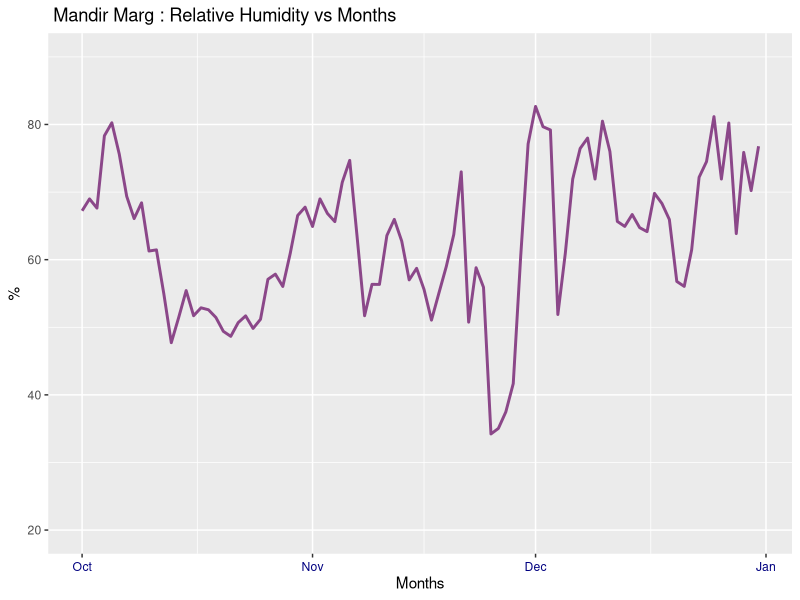
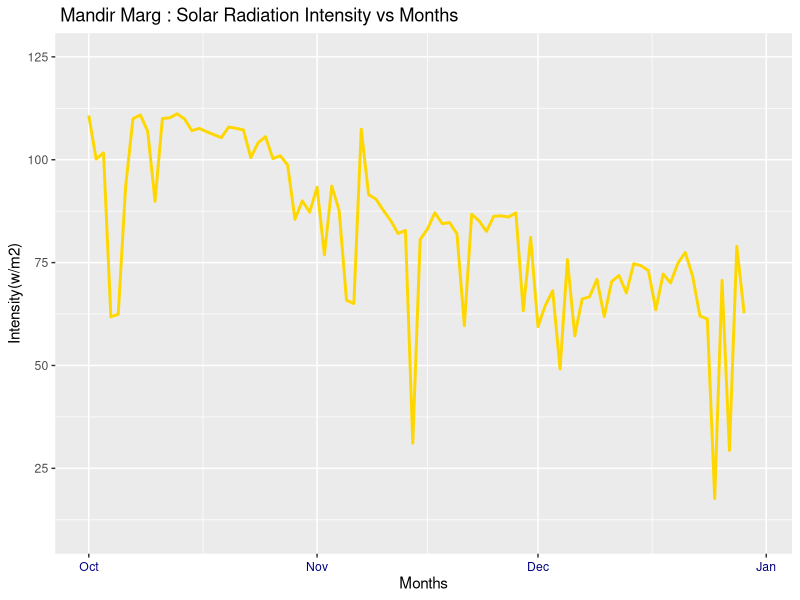
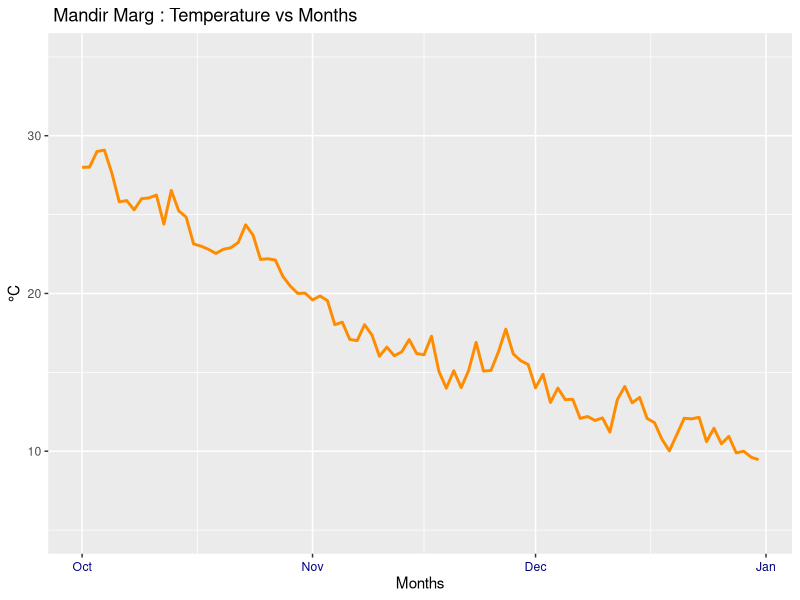
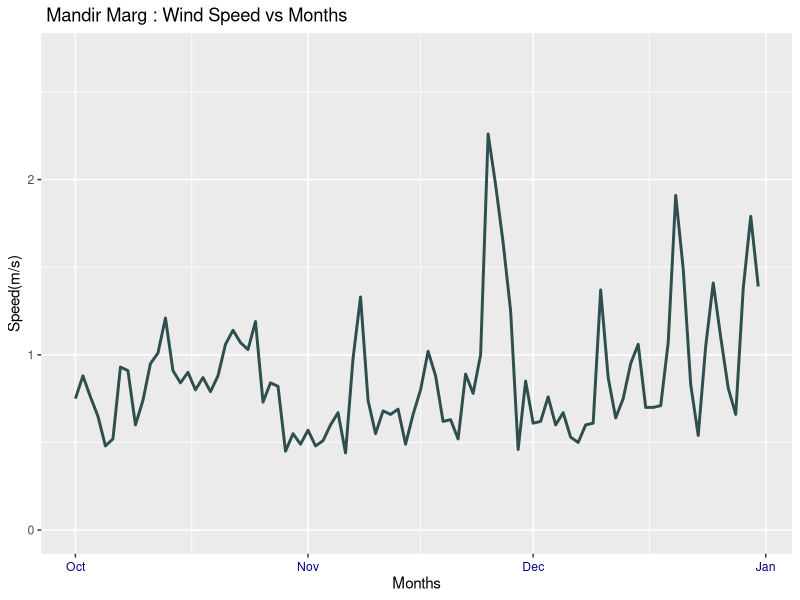

These figures' R source, in order: (Note: this script raises an error after producing the figures.)
#Set Working Directory
path<-"~/Desktop/IT NSIT/6th sem/Project/Data Science/Mandir Marg/Meterological/Data Sets"
setwd(path)

#RELATIVE HUMIDITY
#Load Datasets
rhmg <- read.csv("rhMandirMarg.csv")
attach(rhmg)

#Initiate the libraries 
library("lubridate")
library("plyr")
library("ggplot2")


#Data Exploration
dim(rhmg)
str(rhmg)

#Check For Missing Values
table(is.na(rhmg))


#Get Summary of all Variables
summary(rhmg)


#date manipulation, for changing the date format
rhmg$Date<- as.Date(rhmg$Date,format = "%d/%m/%Y")
month(as.POSIXlt(rhmg$Date, format="%Y/%m/%d"))
Months<- as.factor(month(as.POSIXlt(rhmg$Date, formast="%Y/%m/%d")))
Months<-mapvalues(Months, from = c(10,11,12), to = c("Oct","Nov","Dec"))
levels(Months)

# Add a new Variable called "Months"
rhmg <- cbind(rhmg,Months)


ggplot(rhmg,aes(rhmg$Date,rhmg$Concentration))+ geom_line(size = 1,show.legend = FALSE,color="orchid4") + xlab("Months") + ylab("%") + ggtitle(" Mandir Marg : Relative Humidity vs Months ") + theme(axis.text.x = element_text(angle = 0, vjust = 0.5, color = "navy"))+ ylim(20,90)

detach(rhmg)
#rm(list = ls())

#SOLAR RADIATION
#Load Datasets
srmg <- read.csv("srMandirMarg.csv")
attach(srmg)


#Data Exploration
dim(srmg)
str(srmg)

#Check For Missing Values
table(is.na(srmg))


#Get Summary of all Variables
summary(srmg)


#date manipulation, for changing the date format
srmg$Date<- as.Date(srmg$Date,format = "%d/%m/%Y")
month(as.POSIXlt(srmg$Date, format="%Y/%m/%d"))
Months<- as.factor(month(as.POSIXlt(srmg$Date, formast="%Y/%m/%d")))
Months<-mapvalues(Months, from = c(10,11,12), to = c("Oct","Nov","Dec"))
levels(Months)

# Add a new Variable called "Months"
srmg <- cbind(srmg,Months)


ggplot(srmg,aes(srmg$Date,srmg$Concentration))+ geom_line(size = 1,show.legend = FALSE,color="gold") + xlab("Months") + ylab("Intensity(w/m2)") + ggtitle(" Mandir Marg : Solar Radiation Intensity vs Months ") + theme(axis.text.x = element_text(angle = 0, vjust = 0.5, color = "navy"))+ ylim(10,125)



detach(srmg)
#rm(list = ls())

#TEMPERATURE
#Load Datasets
tmg <- read.csv("tempMandirMarg.csv")
attach(tmg)


#Data Exploration
dim(tmg)
str(tmg)

#Check For Missing Values
table(is.na(tmg))


#Get Summary of all Variables
summary(tmg)


#date manipulation, for changing the date format
tmg$Date<- as.Date(tmg$Date,format = "%d/%m/%Y")
month(as.POSIXlt(tmg$Date, format="%Y/%m/%d"))
Months<- as.factor(month(as.POSIXlt(tmg$Date, formast="%Y/%m/%d")))
Months<-mapvalues(Months, from = c(10,11,12), to = c("Oct","Nov","Dec"))
levels(Months)

# Add a new Variable called "Months"
tmg <- cbind(tmg,Months)


ggplot(tmg,aes(Date,Concentration))+ geom_line(size = 1,show.legend = FALSE,color="darkorange") + xlab("Months") + ylab("°C") + ggtitle(" Mandir Marg : Temperature vs Months ") + theme(axis.text.x = element_text(angle = 0, vjust = 0.5, color = "navy"))+ ylim(5,35)

detach(tmg)
#rm(list = ls())

#WINDSPEED
#Load Datasets
wsmg <- read.csv("wsMandirMarg.csv")
attach(wsmg)


#Data Exploration
dim(wsmg)
str(wsmg)

#Check For Missing Values
table(is.na(wsmg))


#Get Summary of all Variables
summary(wsmg)


#date manipulation, for changing the date format
wsmg$Date<- as.Date(wsmg$Date,format = "%d/%m/%Y")
month(as.POSIXlt(wsmg$Date, format="%Y/%m/%d"))
Months<- as.factor(month(as.POSIXlt(wsmg$Date, formast="%Y/%m/%d")))
Months<-mapvalues(Months, from = c(10,11,12), to = c("Oct","Nov","Dec"))
levels(Months)

# Add a new Variable called "Months"
wsmg <- cbind(wsmg,Months)


ggplot(wsmg,aes(wsmg$Date,wsmg$Concentration))+ geom_line(size = 1,show.legend = FALSE,color="darkslategray") + xlab("Months") + ylab("Speed(m/s)") + ggtitle(" Mandir Marg : Wind Speed vs Months ") + theme(axis.text.x = element_text(angle = 0, vjust = 0.5, color = "navy"))+ ylim(0,2.7)

detach(wsmg)
#rm(list = ls())

#COMBINING THE GRAPHS ...
combi <- read.csv("allFactorsCombined.csv")
attach(combi)
combi$Date<- as.Date(combi$Date,format = "%d/%m/%Y")
month(as.POSIXlt(combi$Date, format="%Y/%m/%d"))
Months<- as.factor(month(as.POSIXlt(combi$Date, formast="%Y/%m/%d")))
Months<-mapvalues(Months, from = c(10,11,12), to = c("Oct","Nov","Dec"))
levels(Months)
library(grid)
library(reshape2)
mt <- melt(combi, id = "Date", measure = c("sr", "rh","temp"))
p1<-ggplot(mt, aes(x=mt$Date, y=value, colour = variable)) +ggtitle("Meteorological Factor")+ geom_line(show.legend = TRUE)+scale_colour_manual(values=c("gold","orchid4","darkorange"))+ylab("Variation")+xlab(" ")+ylim(0,120)


multiplot <- function(..., plotlist=NULL, file, cols=1, layout=NULL) 
  require(grid)
  
  # Make a list from the ... arguments and plotlist
  plots <- c(list(...), plotlist)
  
  numPlots = length(plots)
  
  # If layout is NULL, then use 'cols' to determine layout
  if (is.null(layout)) {
    # Make the panel
    # ncol: Number of columns of plots
    # nrow: Number of rows needed, calculated from # of cols
    layout <- matrix(seq(1, cols * ceiling(numPlots/cols)),
                     ncol = cols, nrow = ceiling(numPlots/cols))
  }
  
  if (numPlots==1) {
    print(plots[[1]])
    
  } else {
    # Set up the page
    grid.newpage()
    pushViewport(viewport(layout = grid.layout(nrow(layout), ncol(layout))))
    
    # Make each plot, in the correct location
    for (i in 1:numPlots) {
      # Get the i,j matrix positions of the regions that contain this subplot
      matchidx <- as.data.frame(which(layout == i, arr.ind = TRUE))
      
      print(plots[[i]], vp = viewport(layout.pos.row = matchidx$row,
                                      layout.pos.col = matchidx$col))
    }
  }



p2<-ggplot(wsmg,aes(wsmg$Date,wsmg$Concentration))+ geom_line(size = 1,show.legend = TRUE,color="darkslategray") + xlab("Months")+ ylab("Wind Speed(m/s)") + theme(axis.text.x = element_text(angle = 0, vjust = 0.5, color = "navy"))+ ylim(0,2.5)
multiplot(p1,p2,cols=1)